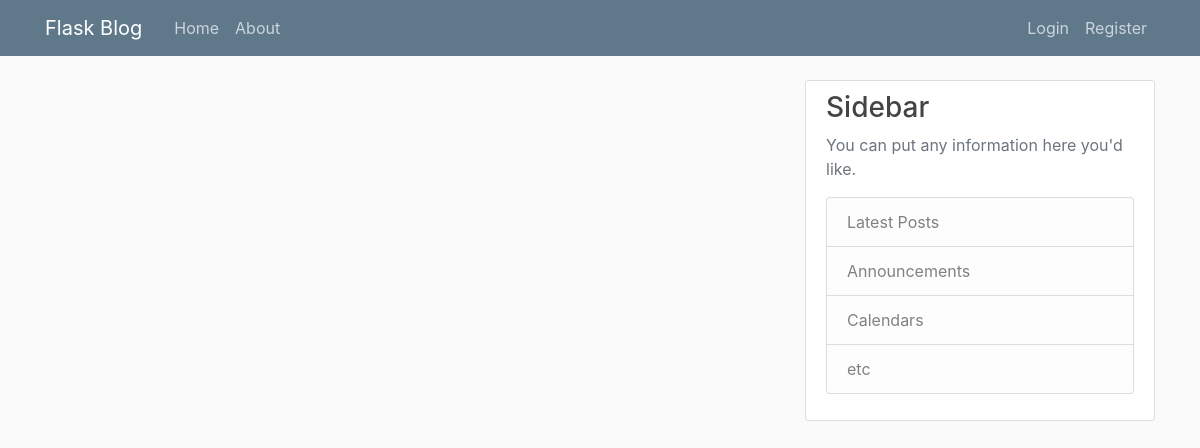
Page /home on the earlier database version.
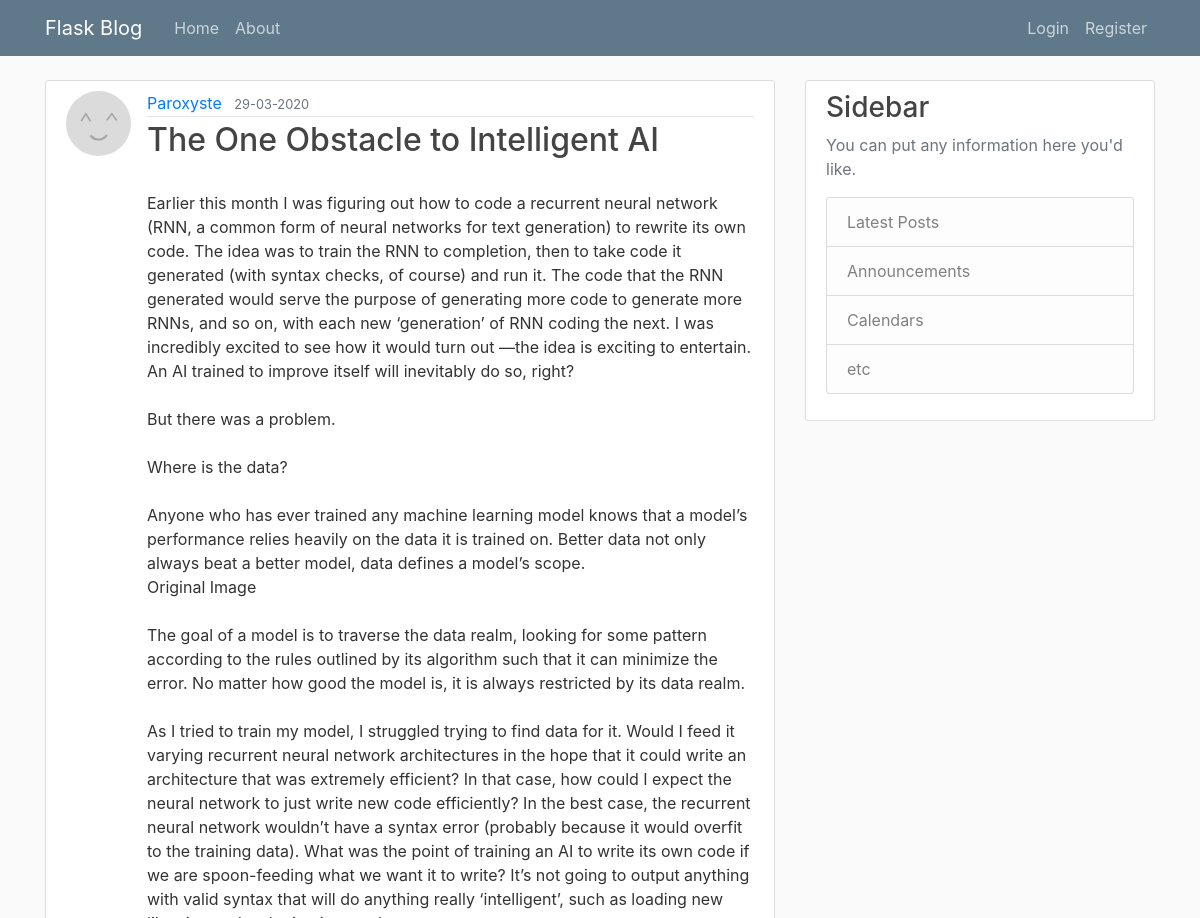
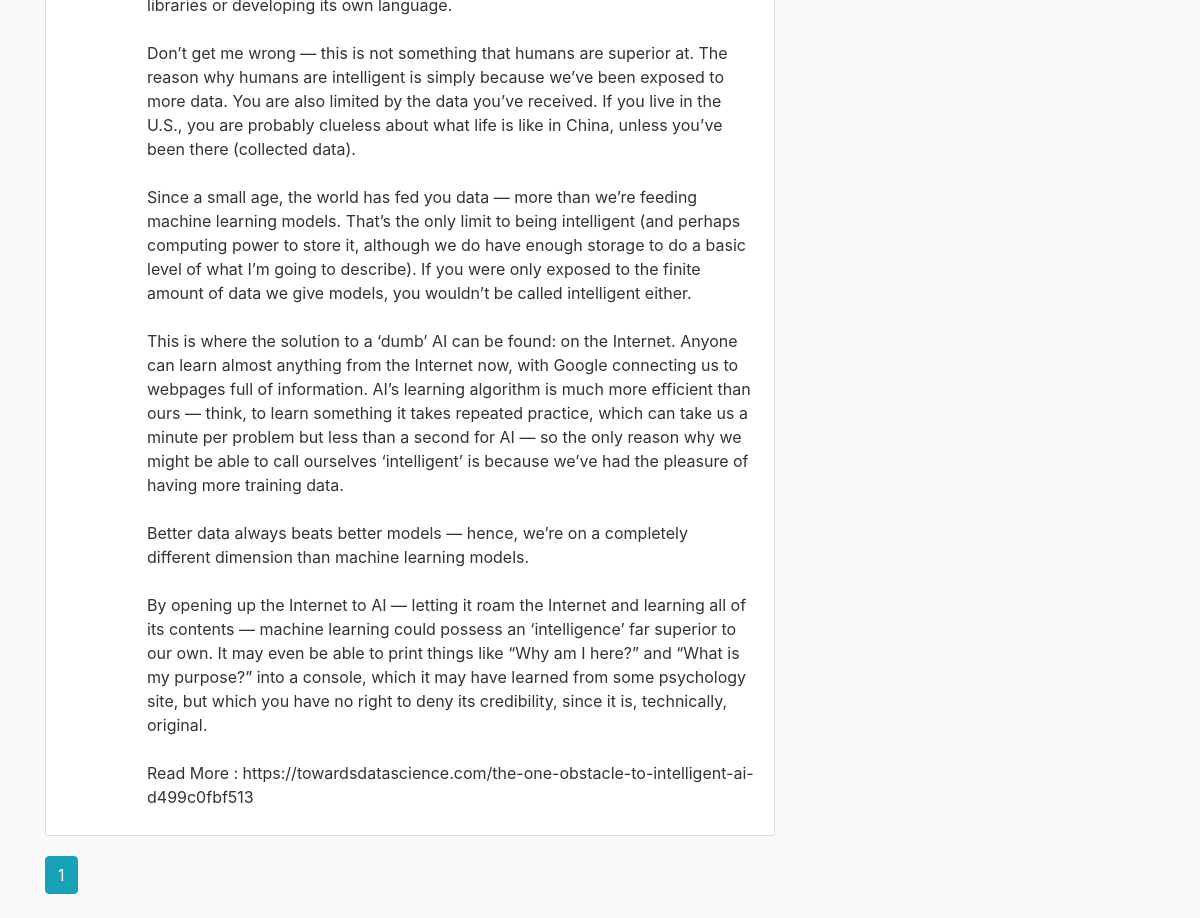
Same page on the later database version (2 pictures, top to bottom).
### app/models.py (models this page shows, shortened)
class Post(db.Model):
    id = db.Column(db.Integer,
                   primary_key = True)
    title = db.Column(db.String(100),
                      nullable = False)
    date_posted = db.Column(db.DateTime,
                            nullable = False,
                            default = datetime.utcnow)
    content = db.Column(db.Text,
                        nullable = False)
    user_id = db.Column(db.Integer,
                        db.ForeignKey('user.id'), nullable = False)

class User(db.Model, UserMixin):
    id = db.Column(db.Integer,
                   primary_key = True)
    username = db.Column(db.String(20),
                         unique = True,
                         nullable = False)
    email = db.Column(db.String(120),
                      unique = True,
                      nullable = False)
    image_file = db.Column(db.String(20),
                           nullable = False,
                           default = 'default.jpg')
    password = db.Column(db.String(60),
                         nullable = False)
    posts = db.relationship('Post',
                            backref = 'author',
                            lazy = True)

### app/main/routes.py (the view)
@main.route("/")
@main.route("/home")
def home():
    page = request.args.get('page', 1, type = int)
    posts = Post.query.order_by(Post.date_posted.desc())\
                      .paginate(page = page, per_page = 5)
    return render_template('home.html',
                           posts = posts)

### app/templates/home.html
{% extends "layout.html" %}
{% block content %}
    {% for post in posts.items %}
        <article class="media content-section">
            <img class="rounded-circle article-img"
                 src="{{ url_for('static', filename='profile_pics/' + post.author.image_file) }}">
            <div class="media-body">
                <div class="article-metadata">
                    <a class="mr-2"
                       href="{{ url_for('users.user_posts', username = post.author.username) }}">
                        {{ post.author.username }}
                    </a>
                    <small class="text-muted">
                        {{ post.date_posted.strftime('%d-%m-%Y') }}
                    </small>
                </div>
                <h2>
                    <a class="article-title"
                       href="{{ url_for('posts.post', post_id = post.id) }}">
                        {{ post.title }}
                    </a>
                </h2>
                <p class="article-content">
                    {{ post.content }}
                </p>
            </div>
        </article>
    {% endfor %}
    {% for page_num in posts.iter_pages(left_edge = 1, right_edge = 1, left_current = 1, right_current = 2) %}
        {% if page_num %}
            {% if posts.page == page_num %}
                <a class="btn btn-info mb-4"
                   href="{{ url_for('main.home', page = page_num) }}">
                    {{ page_num }}
                </a>
            {% else %}
                <a class="btn btn-outline-info mb-4"
                   href="{{ url_for('main.home', page = page_num) }}">
                   {{ page_num }}
                </a>
            {% endif %}
        {% else %}
            ...
        {% endif %}
    {% endfor %}
{% endblock content %}

### app/templates/layout.html (shortened to what this page needs)
<!DOCTYPE html>
<html>
<head>
    <link rel="stylesheet"
          type="text/css"
          href="{{ url_for('static', filename='bootstrap.min.css') }}" />
    <link rel="stylesheet"
          type="text/css"
          href="{{ url_for('static', filename='style.css') }}" />
</head>
<body>
    <header class="site-header">
        <nav class="navbar navbar-expand-md navbar-dark bg-steel fixed-top">
            <div class="container">
                <a class="navbar-brand mr-4" href="/">Flask Blog</a>
                <div class="collapse navbar-collapse" id="navbarToggle">
                    <div class="navbar-nav mr-auto">
                        <a class="nav-item nav-link"
                           href="{{ url_for('main.home') }}">
                            Home
                        </a>
                        <a class="nav-item nav-link"
                           href="{{ url_for('main.about') }}">
                            About
                        </a>
                    </div>
                    <div class="navbar-nav">
                        {% if current_user.is_authenticated %}
                            <a class="nav-item nav-link"
                               href="{{ url_for('posts.new_post') }}">
                                New Post
                            </a>
                            <a class="nav-item nav-link"
                               href="{{ url_for('users.account') }}">
                               {{ current_user.username }}
                            </a>
                            <a class="nav-item nav-link"
                               href="{{ url_for('users.logout') }}">
                                Logout
                            </a>
                        {% else %}
                            <a class="nav-item nav-link"
                               href="{{ url_for('users.login') }}">
                                Login
                            </a>
                            <a class="nav-item nav-link"
                               href="{{ url_for('users.register') }}">
                                Register
                            </a>
                        {% endif %}
                    </div>
                </div>
            </div>
        </nav>
    </header>
    <main role="main" class="container">
        <div class="row">
            <div class="col-md-8">
                {% block content %}{% endblock %}
            </div>
            <div class="col-md-4">
                <div class="content-section">
                    <h3>Sidebar</h3>
                    <p class='text-muted'>You can put any information here you'd like.
                        <ul class="list-group">
                            <li class="list-group-item list-group-item-light">
                                Latest Posts
                            </li>
                            <li class="list-group-item list-group-item-light">
                                Announcements
                            </li>
                            <li class="list-group-item list-group-item-light">
                                Calendars
                            </li>
                            <li class="list-group-item list-group-item-light">
                                etc
                            </li>
                        </ul>
                    </p>
                </div>
            </div>
        </div>
    </main>
</body>
</html>

### app/static/style.css (style rules this page uses)
body { background: #fafafa; color: #333333; margin-top: 5rem; }
h1, h2, h3, h4, h5, h6 { color: #444444; }
.bg-steel { background-color: #5f788a; }
.site-header .navbar-nav .nav-link { color: #cbd5db; }
.content-section { background: #ffffff; padding: 10px 20px; border: 1px solid #dddddd; border-radius: 3px; margin-bottom: 20px; }
.article-title { color: #444444; }
.article-content { white-space: pre-line; }
.article-img { height: 65px; width: 65px; margin-right: 16px; }
.article-metadata { padding-bottom: 1px; margin-bottom: 4px; border-bottom: 1px solid #e3e3e3 }

Differences in the rows shown:
added Post: image_file (placeholder picture), author.username "Paroxyste", date_posted "29-03-2020", title "The One Obstacle to Intelligent AI", content "Earlier this month I was figuring out how to code a recurrent neural network (RNN, a common form of neural networks for text generation) to rewrite its own code. The idea was to train the RNN to completion, then to take code it generated (with syntax checks, of course) and run it. The code that the RNN generated would serve the purpose of generating more code to generate more RNNs, and so on, with each new ‘generation’ of RNN coding the next. I was incredibly excited to see how it would turn out —the idea is exciting to entertain. An AI trained to improve itself will inevitably do so, right? But there was a problem. Where is the data? Anyone who has ever trained any machine learning model…"
Other differences:
new list line: "1"
